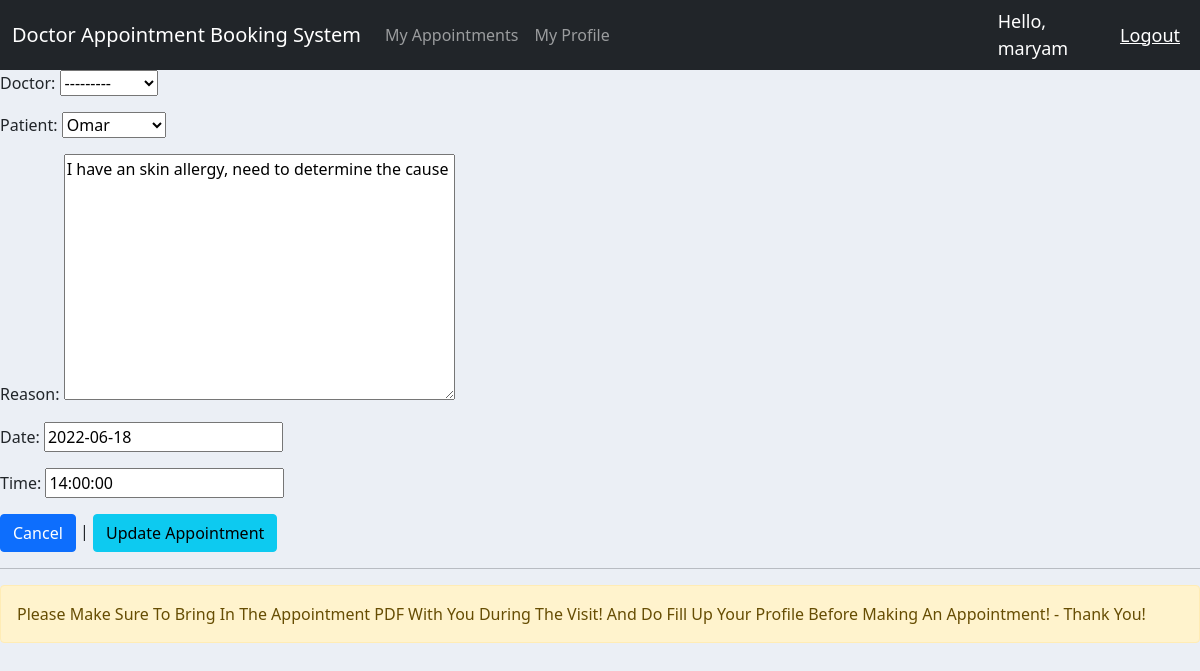
The page /updateMyAppointment/8/ (signed in) on the database its author committed.
### core/models.py (models this page shows, shortened)
class Appointment(models.Model):
    STATUS = (
        ('Pending', 'Pending'),
        ('Checked', 'Checked'),
    )
    doctor = models.ForeignKey(Doctor, null=True, on_delete=models.SET_NULL)
    patient = models.ForeignKey(Patient, null=True, on_delete=models.SET_NULL)
    reason = models.TextField(null=True, blank=True)
    date = models.DateField(null=True)
    time = models.TimeField(null=True)
    status = models.CharField(max_length=200, choices=STATUS, null=True)

### core/decorators.py (the view)
        def wrapper_func(request, *args, **kwargs):
            group = None
            if request.user.groups.exists():
                group = request.user.groups.all()[0].name
            if group not in allowed_roles:
                return HttpResponse('<h1>You are not authorized to view this page</h1>')
            else:
                return view_func(request, *args, **kwargs)

### core/forms.py
class PatientAppointmentForm(ModelForm):
    class Meta:
        model = Appointment
        exclude = ['status']

### core/models.py (called while the page is built)
    def __str__(self):
        return  self.user.username

    def __str__(self):
        return self.first_name

### core/views.py (called while the page is built)
@login_required(login_url='login')
@allowed_users(allowed_roles=['patient'])
def myAppointmentUpdateFormView(request, pk):
    appointment = Appointment.objects.get(id=pk)
    form = PatientAppointmentForm(instance=appointment)
    if request.method == 'POST':
        form = PatientAppointmentForm(request.POST, instance=appointment)
        if form.is_valid():
            form.save()
            return redirect('myAppointments')
    context = {
        'form': form,
    }
    return render(request, 'core/myAppointmentUpdateForm.html', context)

### core/templates/core/myAppointmentUpdateForm.html (shortened to what this page needs)
{% extends 'core/main.html' %}
{% block content %}
<form method="POST" action="">
    {{ form.as_p }}
    <a href="{% url 'user' %}" class="btn btn-md btn-block btn-primary">Cancel</a> | <input type="submit" value="Update Appointment" class="btn btn-md btn-block btn-info">
</form>
<hr>
<div class="alert alert-warning" role="alert">
    Please Make Sure To Bring In The Appointment PDF With You During The Visit! And Do Fill Up Your Profile Before Making An Appointment! - Thank You!
</div>
{% endblock content %}

### core/templates/core/navbar.html (shortened to what this page needs)
<nav class="navbar navbar-expand-lg navbar-dark bg-dark">
    <div class="container-fluid">
      <a class="navbar-brand" href="{% url 'admin' %}">Doctor Appointment Booking System</a>
      <div class="collapse navbar-collapse" id="navbarNav">
        <ul class="navbar-nav">
            {% if request.user.is_staff %}
                {% comment %} <li class="nav-item">
                    <a class="nav-link" href="#">Admins</a>
                </li> {% endcomment %}
                <li class="nav-item">
                    <a class="nav-link" href="{% url 'doctorsList' %}">Doctors</a>
                </li>
                <li class="nav-item">
                    <a class="nav-link" href="{% url 'patientsList' %}">Patients</a>
                </li>
            {% else %}
                <li class="nav-item">
                    <a class="nav-link" href="{% url 'myAppointments' %}">My Appointments</a>
                </li>
                <li class="nav-item">
                    <a class="nav-link" href="{% url 'account' %}">My Profile</a>
                </li>
            {% endif %}
        </ul>
      </div>
    </div>
    <span class="hello-msg">Hello, {{request.user}}</span>
    <span><a href="{% url 'logout' %}" class="hello-msg">Logout</a></span>
  </nav>

### core/templates/core/main.html (style rules this page uses)
body { background-color: #ebeff5; }

### core/templates/core/navbar.html (style rules this page uses)
.hello-msg { font-size: 18px; color: #fff; margin-right: 20px; }

### rows shown on the page
Appointment: doctor "---------", patient "Omar", reason "I have an skin allergy, need to determine the cause", date "2022-06-18", time "14:00:00"

### other values the page prints
{{ request.user }} "maryam"
